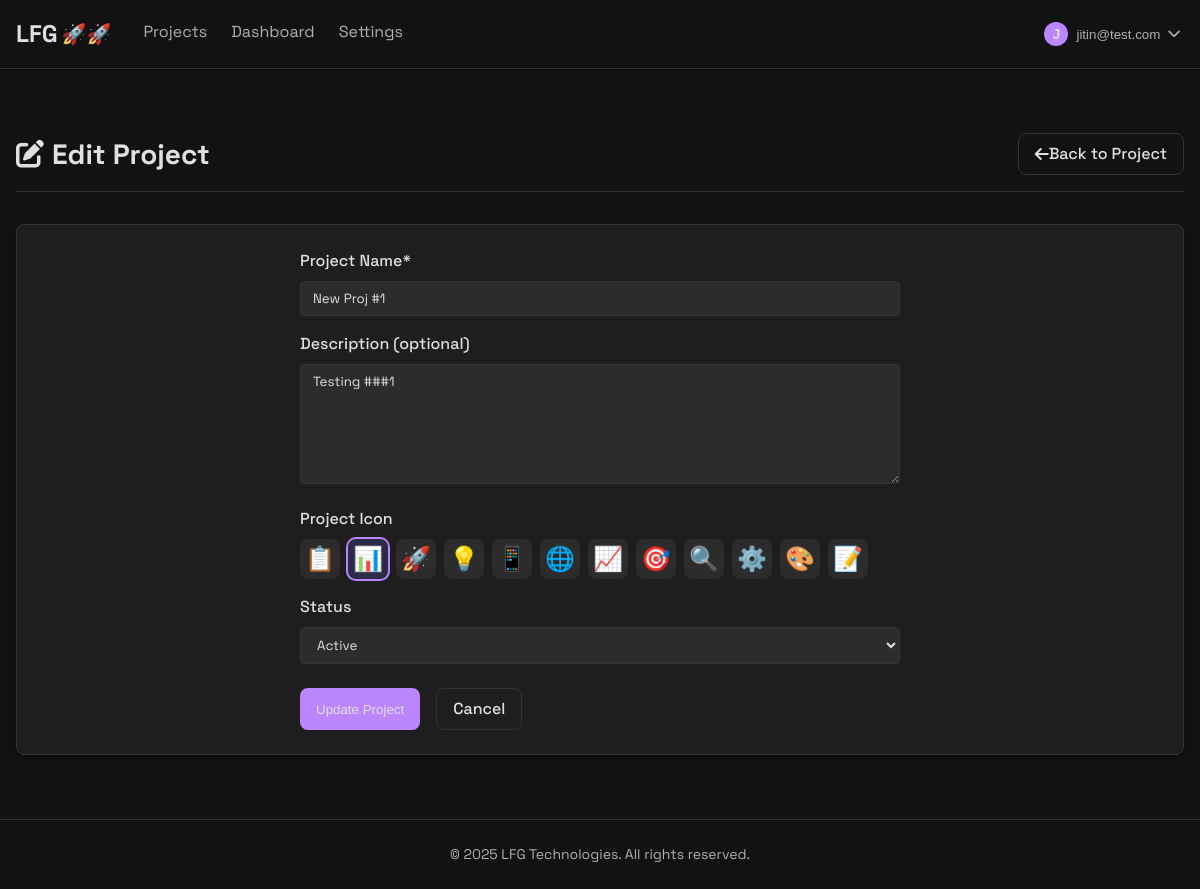
The app's page /projects/3/update/ (signed in) with its own data.
### projects/models.py (models this page shows, shortened)
class Project(models.Model):
    name = models.CharField(max_length=255)
    description = models.TextField(blank=True, null=True)
    owner = models.ForeignKey(User, on_delete=models.CASCADE, related_name="projects")
    created_at = models.DateTimeField(auto_now_add=True)
    updated_at = models.DateTimeField(auto_now=True)
    status = models.CharField(max_length=20, choices=(
        ('active', 'Active'),
        ('archived', 'Archived'),
        ('completed', 'Completed')
    ), default='active')
    icon = models.CharField(max_length=50, default='📋')  # Default icon is a clipboard

### projects/views.py (the view, shortened to what this page needs)
# urls.py: path('<int:project_id>/update/', views.update_project, name='update_project'),
@login_required
def update_project(request, project_id):
    project = get_object_or_404(Project, id=project_id, owner=request.user)
    return render(request, 'projects/update_project.html', {
        'project': project
    })

### subscriptions/context_processors.py (called while the page is built)
def user_credits(request):
    if request.user.is_authenticated:
        credits = get_user_credits(request.user)
    else:
        credits = 0
    return {
        'user_credits': credits
    }

### subscriptions/utils.py (called while the page is built)
def get_user_credits(user):
    if not user or not user.is_authenticated:
        return 0
    try:
        user_credit, created = UserCredit.objects.get_or_create(user=user)
        return user_credit.credits
    except Exception as e:
        logger.error(f"Error getting user credits: {str(e)}")
        return 0

### templates/projects/update_project.html (shortened to what this page needs)
{% extends 'projects/base_projects.html' %}
{% block content %}
<div class="projects-container">
    <div class="page-header">
        <h1 class="page-title">
            <i class="fas fa-edit"></i>
            Edit Project
        </h1>
        <a href="{% url 'project_detail' project.id %}" class="btn btn-outline">
            <i class="fas fa-arrow-left"></i> Back to Project
        </a>
    </div>
    <div class="card">
        <form method="post" class="create-project-form" id="update-project-form">
            <div class="form-group">
                <label for="project-name" class="form-label">Project Name*</label>
                <input type="text" id="project-name" name="name" class="form-control" value="{{ project.name }}" required>
            </div>
            <div class="form-group">
                <label for="project-description" class="form-label">Description (optional)</label>
                <textarea id="project-description" name="description" class="form-control">{{ project.description }}</textarea>
            </div>
            <div class="form-group">
                <label class="form-label">Project Icon</label>
                <div class="emoji-picker">
                    <div class="emoji-option {% if project.icon == '📋' %}selected{% endif %}">📋</div>
                    <div class="emoji-option {% if project.icon == '📊' %}selected{% endif %}">📊</div>
                    <div class="emoji-option {% if project.icon == '🚀' %}selected{% endif %}">🚀</div>
                    <div class="emoji-option {% if project.icon == '💡' %}selected{% endif %}">💡</div>
                    <div class="emoji-option {% if project.icon == '📱' %}selected{% endif %}">📱</div>
                    <div class="emoji-option {% if project.icon == '🌐' %}selected{% endif %}">🌐</div>
                    <div class="emoji-option {% if project.icon == '📈' %}selected{% endif %}">📈</div>
                    <div class="emoji-option {% if project.icon == '🎯' %}selected{% endif %}">🎯</div>
                    <div class="emoji-option {% if project.icon == '🔍' %}selected{% endif %}">🔍</div>
                    <div class="emoji-option {% if project.icon == '⚙️' %}selected{% endif %}">⚙️</div>
                    <div class="emoji-option {% if project.icon == '🎨' %}selected{% endif %}">🎨</div>
                    <div class="emoji-option {% if project.icon == '📝' %}selected{% endif %}">📝</div>
                </div>
            </div>
            <div class="form-group">
                <label for="project-status" class="form-label">Status</label>
                <select id="project-status" name="status" class="form-control">
                    <option value="active" {% if project.status == 'active' %}selected{% endif %}>Active</option>
                </select>
            </div>
            <div class="form-actions">
                <button type="submit" class="btn btn-primary">Update Project</button>
                <a href="{% url 'project_detail' project.id %}" class="btn btn-outline">Cancel</a>
            </div>
        </form>
    </div>
</div>
{% endblock %}

### templates/projects/base_projects.html (shortened to what this page needs)
<!DOCTYPE html>
<html lang="en">
<head>
    <link rel="stylesheet" href="/static/css/common.css">
    <link rel="stylesheet" href="/static/css/projects.css">
    <link rel="stylesheet" href="https://cdnjs.cloudflare.com/ajax/libs/font-awesome/6.0.0-beta3/css/all.min.css">
</head>
<body>
    <div class="app-container">
        <header class="main-header">
            <div class="container">
                <div class="header-content">
                    <div class="header-left">
                        <div class="logo">
                            <a href="{% url 'projects:project_list' %}">
                                <span class="logo-text">LFG</span>
                                <span class="logo-emoji">🚀🚀</span>
                            </a>
                        </div>
                        <nav class="main-nav">
                            <a href="{% url 'projects:project_list' %}" class="{% if request.resolver_match.url_name == 'project_list' %}active{% endif %}">Projects</a>
                            <a href="#">Dashboard</a>
                            <a href="#">Settings</a>
                        </nav>
                    </div>
                    <div class="header-right">
                        <div class="user-menu">
                            {% if user.is_authenticated %}
                                <div class="dropdown">
                                    <button class="dropdown-button user-dropdown-button">
                                        <div class="user-avatar">
                                            {% if user.profile.avatar %}
                                                <img src="{{ user.profile.avatar.url }}" alt="{{ user.username }}'s avatar">
                                            {% else %}
                                                <div class="avatar-text">{{ user.username|first|upper }}</div>
                                            {% endif %}
                                        </div>
                                        <span class="username">{{ user.username }}</span>
                                        <i class="fas fa-chevron-down"></i>
                                    </button>
                                </div>
                            {% else %}
                                <a href="{% url 'login' %}" class="btn btn-primary">Log In</a>
                            {% endif %}
                        </div>
                    </div>
                </div>
            </div>
        </header>
        <main class="main-content">
            <div class="container">
                {% block content %}{% endblock %}
            </div>
        </main>
        <footer class="main-footer">
            <div class="container">
                <p>&copy; {% now "Y" %} LFG Technologies. All rights reserved.</p>
            </div>
        </footer>
    </div>
</body>
</html>

### static/css/common.css (style rules this page uses)
:root { --primary-color: #bb86fc; --primary-hover: rgba(187, 134, 252, 0.8); --secondary-color: #03dac6; --secondary-hover: rgba(3, 218, 198, 0.8); --text-color: #e0e0e0; --text-light: #b0b0b0; --light-bg: #2c2c2c; --border-color: #333333; --success-color: #34d399; --danger-color: #f87171; --warning-color: #fbbf24; --info-color: #60a5fa; --card-bg: #1e1e1e; --body-bg: #121212; --header-bg: #121212; --footer-bg: #121212; --shadow-sm: 0 1px 2px 0 rgba(0, 0, 0, 0.2); --shadow-md: 0 4px 6px rgba(0, 0, 0, 0.3); --shadow-lg: 0 10px 15px -3px rgba(0, 0, 0, 0.3), 0 4px 6px -2px rgba(0, 0, 0, 0.2); --font-family: 'Space Grotesk', system-ui, -apple-system, BlinkMacSystemFont, 'Segoe UI', Roboto, Oxygen, Ubuntu, Cantarell, 'Open Sans', 'Helvetica Neue', sans-serif; --radius-sm: 0.25rem; --radius-md: 0.5rem; --radius-lg: 0.75rem; }
body { background-color: var(--body-bg); color: var(--text-color); font-family: var(--font-family); line-height: 1.5; }
* { margin: 0; padding: 0; box-sizing: border-box; }
a { color: var(--primary-color); text-decoration: none; transition: color 0.2s ease; }
.btn { display: inline-flex; align-items: center; justify-content: center; padding: 0.5rem 1rem; border-radius: var(--radius-md); font-weight: 500; cursor: pointer; transition: all 0.2s ease; border: none; text-align: center; }
.btn-primary { background-color: var(--primary-color); color: var(--text-color); }
.btn-outline { background-color: transparent; border: 1px solid var(--border-color); color: var(--text-color); }
.container { width: 100%; max-width: 1200px; margin: 0 auto; padding: 0 1rem; }
.card { background-color: var(--card-bg); border-radius: var(--radius-md); box-shadow: var(--shadow-md); padding: 1.5rem; transition: transform 0.2s ease, box-shadow 0.2s ease; border: 1px solid var(--border-color); }
.form-group { margin-bottom: 1rem; }
.form-label { display: block; margin-bottom: 0.5rem; font-weight: 500; }
.form-control { width: 100%; padding: 0.5rem 0.75rem; border: 1px solid var(--border-color); border-radius: var(--radius-sm); font-family: var(--font-family); transition: border-color 0.2s ease, box-shadow 0.2s ease; background-color: var(--light-bg); color: var(--text-color); }
textarea.form-control { resize: vertical; min-height: 120px; }
.page-header { margin-bottom: 2rem; padding-bottom: 1rem; border-bottom: 1px solid var(--border-color); display: flex; justify-content: space-between; align-items: center; }
.page-title { font-size: 1.75rem; font-weight: 700; display: flex; align-items: center; gap: 0.5rem; }
.main-header { background-color: var(--header-bg); border-bottom: 1px solid var(--border-color); padding: 1rem 0; box-shadow: var(--shadow-sm); }
.header-content { display: flex; justify-content: space-between; align-items: center; }
.header-left { display: flex; align-items: center; }
.logo { margin-right: 2rem; font-weight: 700; font-size: 1.5rem; }
.logo a { display: flex; align-items: center; color: var(--text-color); text-decoration: none; }
.logo-text { margin-right: 0.25rem; }
.logo-emoji { font-size: 1.25rem; }
.main-nav { display: flex; gap: 1.5rem; }
.main-nav a { color: var(--text-light); text-decoration: none; padding-bottom: 0.25rem; position: relative; transition: color 0.2s ease; }
.user-dropdown-button { display: flex; align-items: center; gap: 0.5rem; background: none; border: none; cursor: pointer; padding: 0.5rem; border-radius: var(--radius-md); transition: background-color 0.2s ease; color: var(--text-color); }
.user-avatar { width: 24px; height: 24px; border-radius: 50%; background-color: var(--primary-color); color: var(--text-color); display: flex; align-items: center; justify-content: center; font-weight: 600; overflow: hidden; }
.avatar-text { font-size: 0.875rem; }
.main-content { min-height: calc(100vh - 150px); padding: 2rem 0; }
.main-footer { border-top: 1px solid var(--border-color); padding: 1.5rem 0; color: var(--text-light); text-align: center; font-size: 0.875rem; background-color: var(--footer-bg); }
.form-actions { display: flex; gap: 1rem; margin-top: 1.5rem; }
body { transition: background-color 0.3s ease, color 0.3s ease; }
.card, .main-header, .dropdown-menu, .form-control, .btn { transition: background-color 0.3s ease, border-color 0.3s ease, color 0.3s ease, box-shadow 0.3s ease; }

### records on screen
Project: name "New Proj #1", description "Testing ###1", status "Active"

### other values on screen
{{ user.username|first|upper }} "J"
{{ user.username }} "jitin@test.com"
